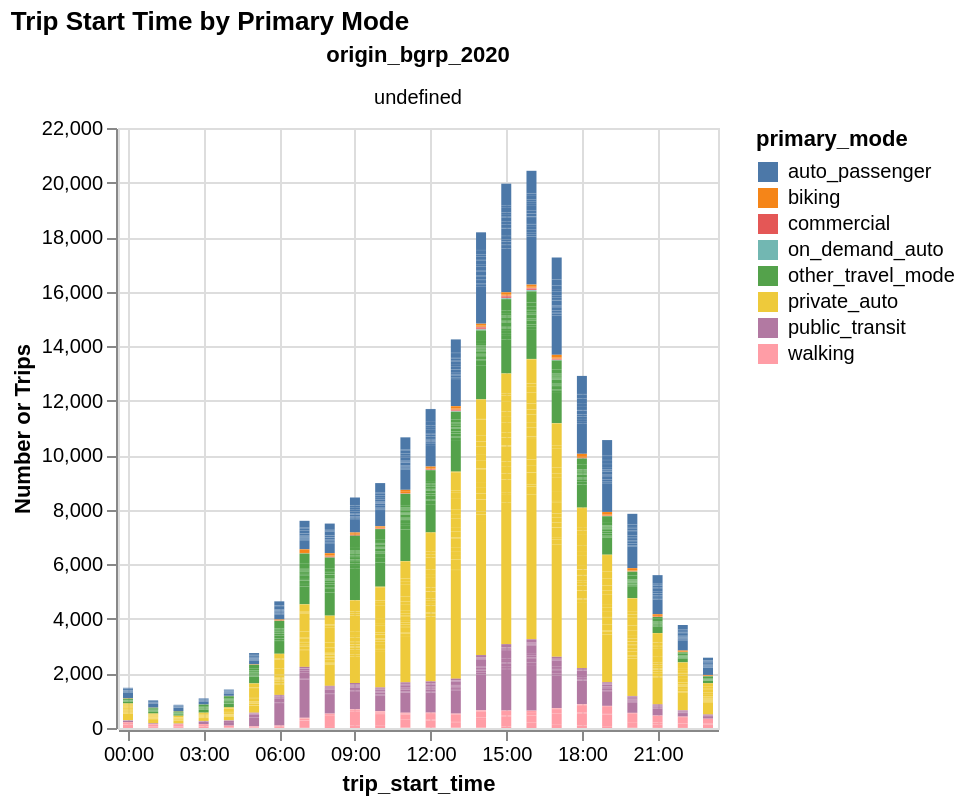

Source (notebook cell):
### Code cell
alt.Chart(start).mark_bar().encode(
    x=alt.X("trip_start_time:T",axis=alt.Axis(format='%H:%M')),
    y=alt.Y("trip_count:Q", title="Number or Trips"),
    color=alt.Color("primary_mode:N", #scale=alt.Scale(range=cp.CALITP_CATEGORY_BRIGHT_COLORS)
                   ),
    # row="origin_bgrp_2020:O",
    facet=alt.Facet('origin_bgrp_2020:O').columns(4)).properties(title="Trip Start Time by Primary Mode")

### Figure 1 — Vega-Lite specification as saved in the notebook (floating-point values rounded to 4 significant figures; data arrays with more than 128 entries replaced by an {"elided": "..."} marker saying what was removed)
{"config": {"view": {"continuousWidth": 300, "continuousHeight": 300}}, "data": {"name": "data-745b975760dd0771fc357c443e4e9a84"}, "mark": {"type": "bar"}, "encoding": {"color": {"field": "primary_mode", "type": "nominal"}, "facet": {"columns": 4, "field": "origin_bgrp_2020", "type": "ordinal"}, "x": {"axis": {"format": "%H:%M"}, "field": "trip_start_time", "type": "temporal"}, "y": {"field": "trip_count", "title": "Number or Trips", "type": "quantitative"}}, "title": "Trip Start Time by Primary Mode", "$schema": "https://vega.github.io/schema/vega-lite/v6.1.0.json", "datasets": {"data-745b975760dd0771fc357c443e4e9a84": {"elided": "3036 records"}}}
